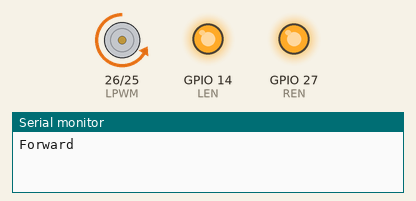
The sketch below on a simulated ESP32. On the bench: motor-driver pin pairs drawn as motors (green arrow = first pin HIGH = forward, orange = second pin HIGH = backward, longer = more drive), output pins drawn as LEDs (lit = HIGH), the last lines printed to the serial monitor.

Above: at 2.5 s.
At 9.5 s:
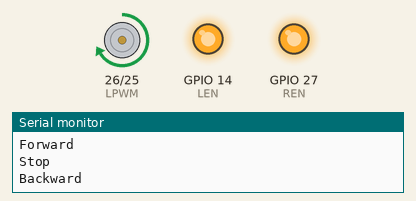
At 13.0 s:
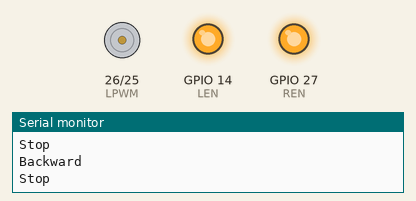
Timing chart, 0 to 18.2 s (numbered marks = the images above):
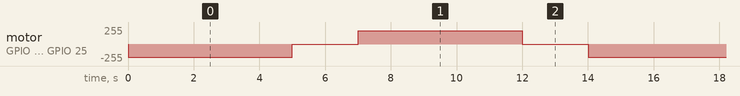

Measured:
- by itself, motor on GPIO 26 (LPWM) / GPIO 25 (RPWM): repeats every 14.0 s: stopped 2.0 s, forward 200/255 5.0 s, stopped 2.0 s, backward 200/255 5.0 s

The sketch:

esp32_motor.ino
```cpp
#define RPWM 25
#define LPWM 26
#define REN 27
#define LEN 14

void setup() {
  Serial.begin(115200);

  pinMode(RPWM, OUTPUT);
  pinMode(LPWM, OUTPUT);
  pinMode(REN, OUTPUT);
  pinMode(LEN, OUTPUT);

  digitalWrite(REN, HIGH);
  digitalWrite(LEN, HIGH);
}

void loop() {

  Serial.println("Forward");
  analogWrite(RPWM, 200);
  analogWrite(LPWM, 0);
  delay(5000);

  Serial.println("Stop");
  analogWrite(RPWM, 0);
  analogWrite(LPWM, 0);
  delay(2000);

  Serial.println("Backward");
  analogWrite(RPWM, 0);
  analogWrite(LPWM, 200);
  delay(5000);

  Serial.println("Stop");
  analogWrite(RPWM, 0);
  analogWrite(LPWM, 0);
  delay(2000);
}
```
